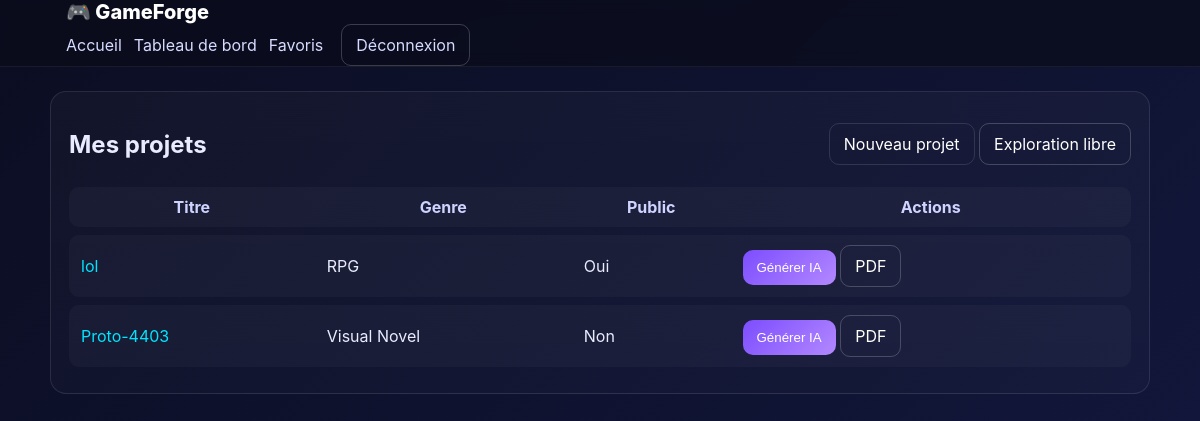
Page /dashboard/ (signed in) on the committed database.
### core/models.py (models this page shows, shortened)
class GameProject(models.Model):
    author = models.ForeignKey(User, on_delete=models.CASCADE, related_name="projects")
    title = models.CharField(max_length=200)
    slug = models.SlugField(max_length=220, unique=True, blank=True)
    genre = models.CharField(max_length=100)
    ambiance = models.CharField(max_length=200, blank=True)
    keywords = models.TextField(blank=True)
    references = models.TextField(blank=True)
    is_public = models.BooleanField(default=False)
    generated = models.JSONField(null=True, blank=True)
    image_character = models.ImageField(upload_to="generated/characters/", null=True, blank=True)
    image_environment = models.ImageField(upload_to="generated/environments/", null=True, blank=True)
    created_at = models.DateTimeField(auto_now_add=True)
    updated_at = models.DateTimeField(auto_now=True)
    def get_absolute_url(self):
        return reverse("core:project_detail", args=[self.slug])

### core/views.py (the view)
# urls.py: path("dashboard/", views.DashboardView.as_view(), name="dashboard"),
class DashboardView(LoginRequiredMixin, ListView):
    model = GameProject
    template_name = "core/dashboard.html"
    context_object_name = "projects"
    def get_queryset(self):
        return GameProject.objects.filter(author=self.request.user).order_by("-created_at")

### core/templates/core/dashboard.html (shortened to what this page needs)
{% extends "core/base.html" %}
{% block content %}
<div class="panel">
  <div class="panel-head">
    <h2>Mes projets</h2>
    <div>
      <a class="btn" href="{% url 'core:create' %}">Nouveau projet</a>
      <a class="btn ghost" href="{% url 'core:explore_free' %}">Exploration libre</a>
    </div>
  </div>
  <table class="table">
    <thead><tr><th>Titre</th><th>Genre</th><th>Public</th><th>Actions</th></tr></thead>
    <tbody>
      {% for p in projects %}
      <tr>
        <td><a href="{{ p.get_absolute_url }}">{{ p.title }}</a></td>
        <td>{{ p.genre }}</td>
        <td>{{ p.is_public|yesno:"Oui,Non" }}</td>
        <td>
          <button class="btn primary gen-btn" data-pid="{{ p.id }}">Générer IA</button>
          <a class="btn ghost" href="{% url 'core:export_pdf' p.slug %}">PDF</a>
        </td>
      </tr>
      {% empty %}
      <tr><td colspan="4" class="muted">Aucun projet pour l’instant.</td></tr>
      {% endfor %}
    </tbody>
  </table>
</div>
{% endblock %}

### static/css/app.css (style rules this page uses)
:root { --bg:#0f1226; --panel:#15193a; --card:#1a1f4a; --text:#e9ebff; --muted:#aab1ff; --primary:#7c4dff; --primary-2:#b388ff; --accent:#00e5ff; --ok:#00e676; --danger:#ff5252; --ring: rgba(124,77,255,.35); }
* { box-sizing:border-box }
html,body { margin:0;padding:0;background:linear-gradient(135deg,#0b0e22,#12163a);color:var(--text);font-family:Inter,system-ui,Segoe UI,Arial,sans-serif }
a { color:var(--accent);text-decoration:none }
.btn { display:inline-flex;align-items:center;gap:8px;padding:10px 14px;border-radius:10px;border:1px solid rgba(255,255,255,.12);background:transparent;color:#fff;cursor:pointer;transition:.2s }
.btn.primary { background:linear-gradient(135deg,var(--primary),var(--primary-2));border:none;box-shadow:0 0 0 0 var(--ring) }
.btn.ghost { border:1px solid rgba(255,255,255,.2) }
.panel { border:1px solid rgba(255,255,255,.1);background:linear-gradient(180deg, rgba(255,255,255,.03), rgba(255,255,255,.02));border-radius:16px;padding:18px }
.panel-head { display:flex;justify-content:space-between;align-items:center }
.table { width:100%;border-collapse:separate;border-spacing:0 8px }
.table th,.table td { padding:10px 12px;background:rgba(255,255,255,.03) }
.table th { color:#cfd3ff }
.table tr td:first-child,.table tr th:first-child { border-top-left-radius:10px;border-bottom-left-radius:10px }
.table tr td:last-child,.table tr th:last-child { border-top-right-radius:10px;border-bottom-right-radius:10px }

### rows in the picture
GameProject: title "lol", genre "RPG", is_public "Oui"
GameProject: title "Proto-4403", genre "Visual Novel", is_public "Non"
